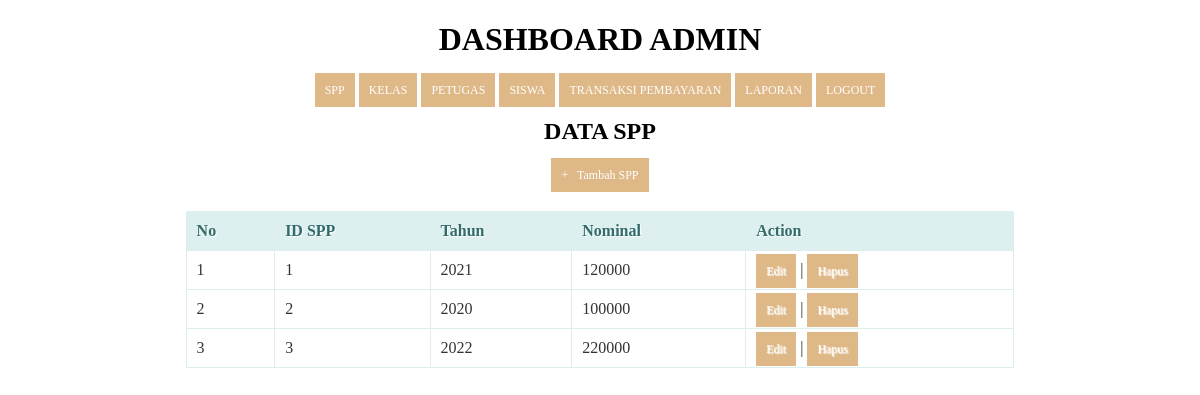
The page /spp.php (signed in) on the database its author committed.
### tables this page shows
CREATE TABLE `spp` (
  `id_spp` int(11) NOT NULL,
  `tahun` int(11) NOT NULL,
  `nominal` int(11) NOT NULL
);

### spp.php (the view, shortened to what this page needs)
<!DOCTYPE html>
<html>
  <head>
  </head>
<body>
	<?php
  include ('header.php');
?>
    <center><h2>Data SPP</h2><center>
    <center><a href="tambah_spp.php">+ &nbsp; Tambah SPP</a><center>
    <br/>
    <table>
      <thead>
        <tr>
          <th>No</th>
          <th>ID SPP</th>
          <th>Tahun</th>
          <th>Nominal</th>
          <th>Action</th>
        </tr>
    </thead>
    <tbody>
      <?php
      $query = "SELECT * FROM spp ORDER BY id_spp ASC";
      $result = mysqli_query($koneksi, $query);
      $no = 1;
      while($row = mysqli_fetch_assoc($result))
      {
      ?>
       <tr>
          <td><?php echo $no; ?></td>
          <td><?php echo $row['id_spp']; ?></td>
          <td><?php echo $row['tahun']; ?></td>
          <td><?php echo substr($row['nominal'], 0, 20); ?></td>
          <td>
              <a href="edit_spp.php?id=<?php echo $row['id_spp']; ?>">Edit</a> |
              <a href="proses_hapusspp.php?id=<?php echo $row['id_spp']; ?>" onClick="return confirm('Anda yakin akan menghapus data ini?')">Hapus</a>
          </td>
      </tr>
      <?php
        $no++;
      }
      ?>
    </tbody>
    </table>
</body>
</html>

### spp.php (style rules this page uses)
* { font-family: "Trebuchet MS"; }
h2 { text-transform: uppercase; color: black; }
table { border: solid 1px #DDEEEE; border-collapse: collapse; border-spacing: 0; width: 70%; margin: 10px auto 10px auto; }
table thead th { background-color: #DDEFEF; border: solid 1px #DDEEEE; color: #336B6B; padding: 10px; text-align: left; text-shadow: 1px 1px 1px #fff; text-decoration: none; }
table tbody td { border: solid 1px #DDEEEE; color: #333; padding: 10px; text-shadow: 1px 1px 1px #fff; }
a { background-color: burlywood; color: #fff; padding: 10px; text-decoration: none; font-size: 12px; }

### header.php (style rules this page uses)
* { font-family: "fantasy"; }
table { border: solid 1px #DDEEEE; border-collapse: collapse; border-spacing: 0; width: 70%; margin: 10px auto 10px auto; }
table thead th { background-color: #DDEFEF; border: solid 1px #DDEEEE; color: #336B6B; padding: 10px; text-align: left; text-shadow: 1px 1px 1px #fff; text-decoration: none; }
table tbody td { border: solid 1px #DDEEEE; color: #333; padding: 10px; text-shadow: 1px 1px 1px #fff; }
a { background-color: burlywood; color: #fff; padding: 10px; text-decoration: none; font-size: 12px; }

### rows shown on the page
spp: id_spp "1", tahun "2021", nominal "120000"
spp: id_spp "2", tahun "2020", nominal "100000"
spp: id_spp "3", tahun "2022", nominal "220000"
